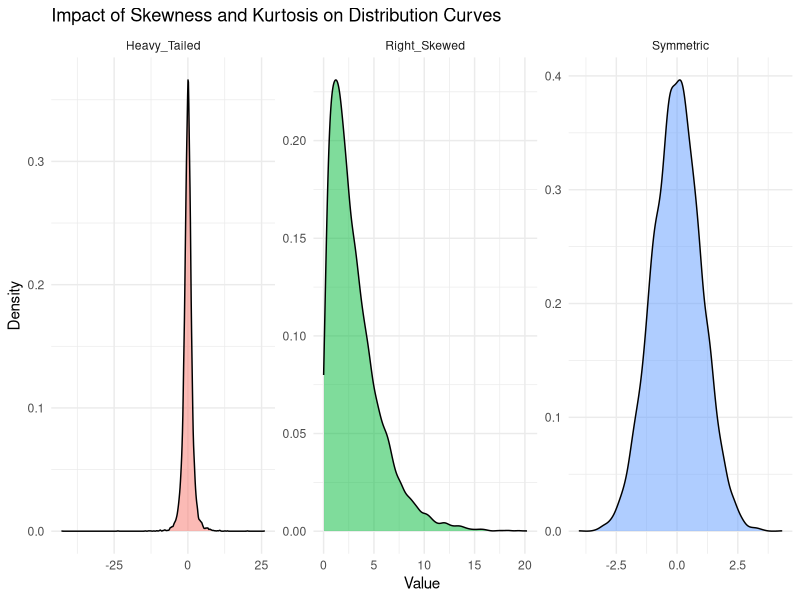
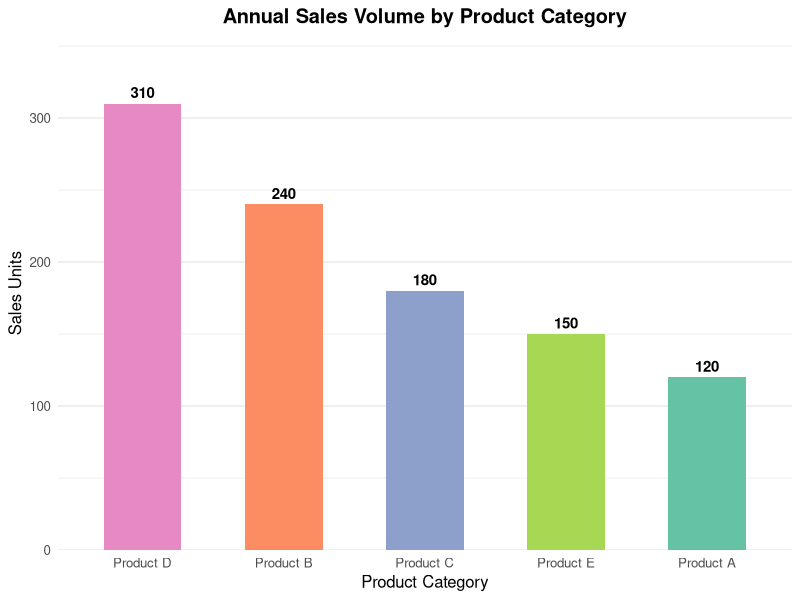
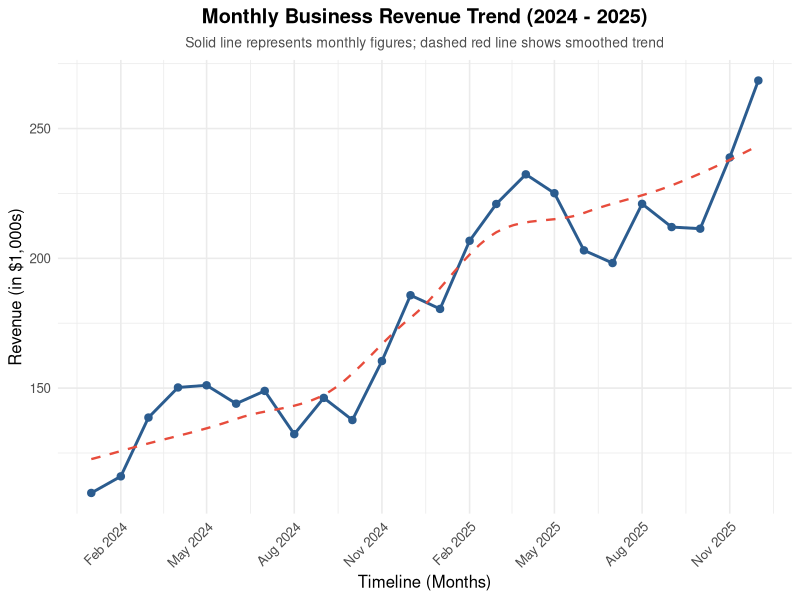
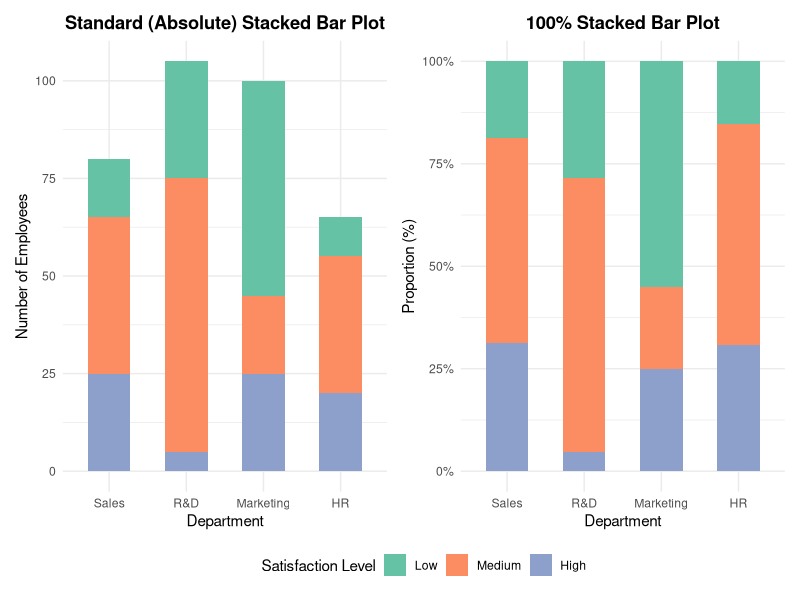
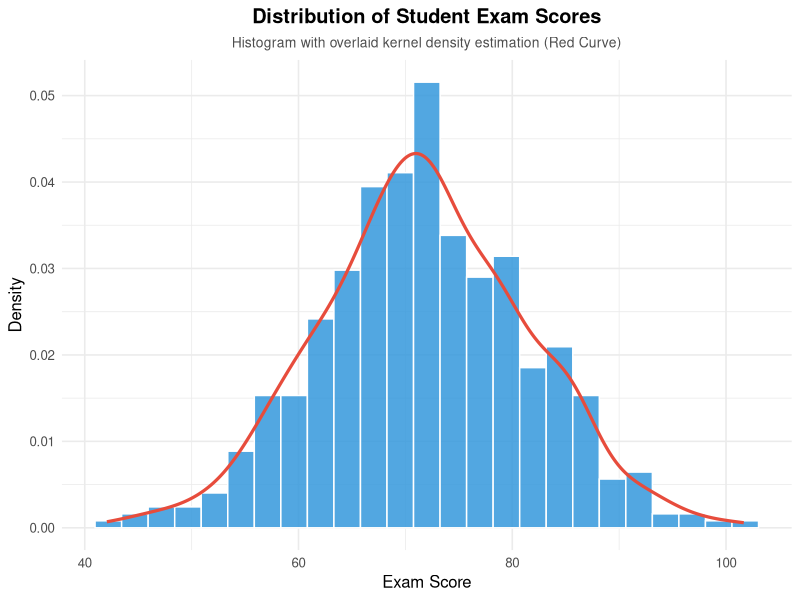
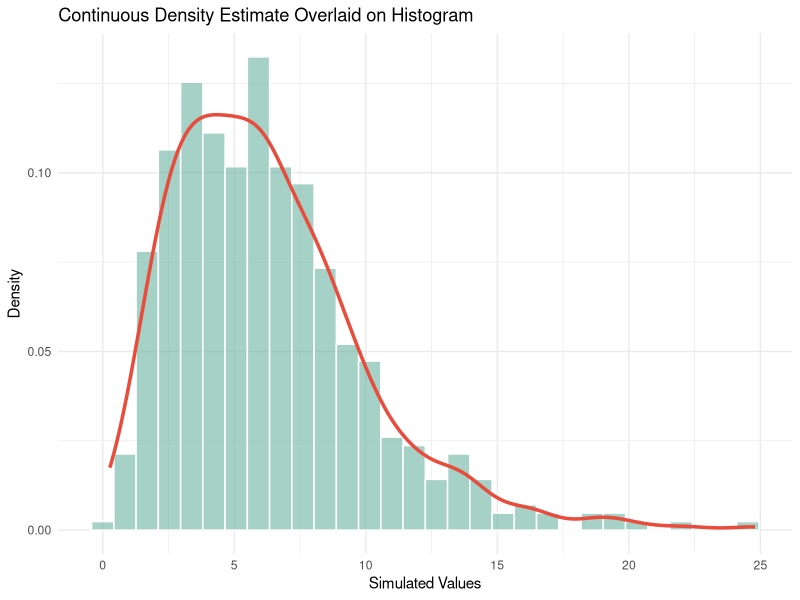
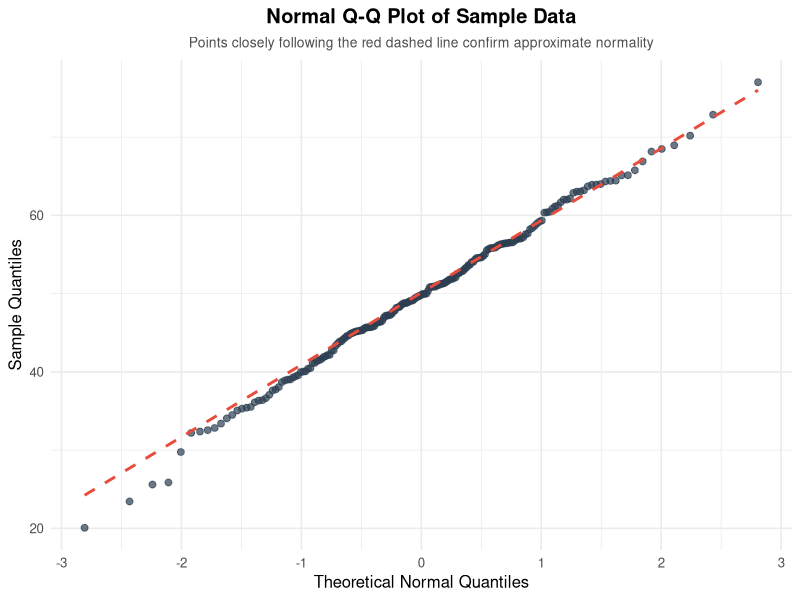
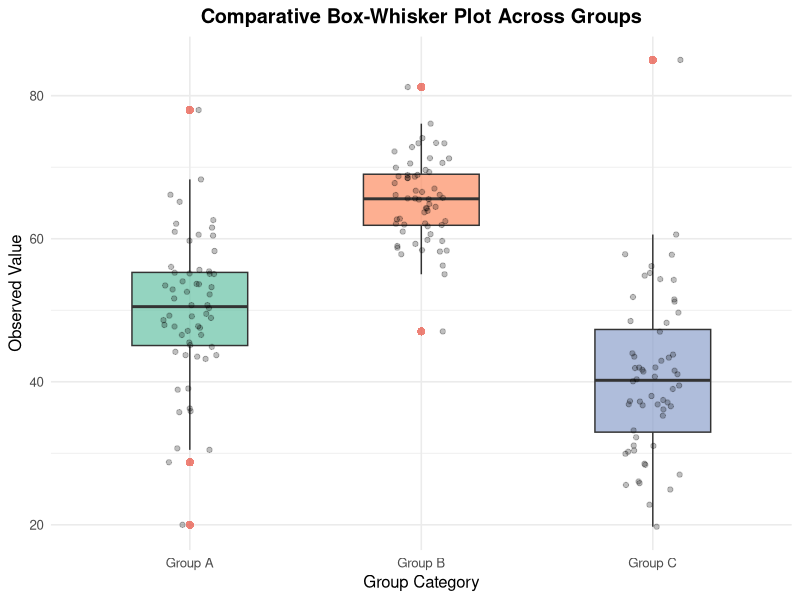

These charts were generated, in order, by the following R code:
## ---- chunk 1
#| echo: false
#| message: false
#| warning: false
#| fig-width: 7
#| fig-height: 4.5
#| fig-align: center

set.seed(42)
library(ggplot2)
library(dplyr)
library(tidyr)
library(e1071)

n_samples <- 10000

df_dist <- data.frame(
  Symmetric = rnorm(n_samples, mean = 0, sd = 1),
  Right_Skewed = rchisq(n_samples, df = 3),
  Heavy_Tailed = rt(n_samples, df = 3) # Leptokurtic
) %>%
  pivot_longer(cols = everything(), names_to = "Distribution", values_to = "Value")

ggplot(df_dist, aes(x = Value, fill = Distribution)) +
  geom_density(alpha = 0.5) +
  facet_wrap(~ Distribution, scales = "free") +
  theme_minimal() +
  labs(
    title = "Impact of Skewness and Kurtosis on Distribution Curves",
    x = "Value",
    y = "Density"
  ) +
  theme(legend.position = "none")
## ---- chunk 2
#| echo: false
#| message: false
#| warning: false
#| fig-width: 7
#| fig-height: 4.5
#| fig-align: center

library(ggplot2)

set.seed(42)
df_bar <- data.frame(
  Category = c("Product A", "Product B", "Product C", "Product D", "Product E"),
  Sales = c(120, 240, 180, 310, 150)
)

ggplot(df_bar, aes(x = reorder(Category, -Sales), y = Sales, fill = Category)) +
  geom_col(show.legend = FALSE, width = 0.55) +
  geom_text(aes(label = Sales), vjust = -0.5, size = 3.8, fontface = "bold") +
  scale_fill_brewer(palette = "Set2") +
  labs(
    title = "Annual Sales Volume by Product Category",
    x = "Product Category",
    y = "Sales Units"
  ) +
  scale_y_continuous(expand = expansion(mult = c(0, 0.15))) +
  theme_minimal(base_size = 12) +
  theme(
    plot.title = element_text(face = "bold", hjust = 0.5),
    panel.grid.major.x = element_blank()
  )
## ---- chunk 3
#| echo: false
#| message: false
#| warning: false
#| fig-width: 7.5
#| fig-height: 4.5
#| fig-align: center

set.seed(42)
dates <- seq.Date(from = as.Date("2024-01-01"), to = as.Date("2025-12-01"), by = "month")
trend <- seq(100, 260, length.out = length(dates))
seasonality <- 25 * sin(seq(0, 4 * pi, length.out = length(dates)))
noise <- rnorm(length(dates), mean = 0, sd = 7)
df_ts <- data.frame(Date = dates, Revenue = trend + seasonality + noise)

ggplot(df_ts, aes(x = Date, y = Revenue)) +
  geom_line(color = "#2b5c8f", linewidth = 1) +
  geom_point(color = "#2b5c8f", size = 2.2) +
  geom_smooth(method = "loess", se = FALSE, color = "#e74c3c", linetype = "dashed", linewidth = 0.8) +
  scale_x_date(date_breaks = "3 months", date_labels = "%b %Y") +
  labs(
    title = "Monthly Business Revenue Trend (2024 - 2025)",
    subtitle = "Solid line represents monthly figures; dashed red line shows smoothed trend",
    x = "Timeline (Months)",
    y = "Revenue (in $1,000s)"
  ) +
  theme_minimal(base_size = 12) +
  theme(
    plot.title = element_text(face = "bold", hjust = 0.5),
    plot.subtitle = element_text(hjust = 0.5, color = "gray30", size = 10),
    axis.text.x = element_text(angle = 45, hjust = 1)
  )
## ---- chunk 4
#| echo: false
#| message: false
#| warning: false
#| fig-width: 9.5
#| fig-height: 4.5
#| fig-align: center

library(patchwork)
library(scales)

set.seed(42)
df_stacked <- expand.grid(
  Department = c("Sales", "R&D", "Marketing", "HR"),
  Satisfaction = c("Low", "Medium", "High")
)
df_stacked$Satisfaction <- factor(df_stacked$Satisfaction, levels = c("Low", "Medium", "High"))
df_stacked$Count <- c(15, 30, 55,  10, 40, 70,  20, 35, 25,  5, 25, 20)

p1 <- ggplot(df_stacked, aes(x = Department, y = Count, fill = Satisfaction)) +
  geom_col(position = "stack", width = 0.55) +
  scale_fill_brewer(palette = "Set2") +
  labs(
    title = "Standard (Absolute) Stacked Bar Plot",
    x = "Department",
    y = "Number of Employees",
    fill = "Satisfaction Level"
  ) +
  theme_minimal(base_size = 11) +
  theme(
    plot.title = element_text(face = "bold", hjust = 0.5),
    legend.position = "bottom"
  )

p2 <- ggplot(df_stacked, aes(x = Department, y = Count, fill = Satisfaction)) +
  geom_col(position = "fill", width = 0.55) +
  scale_y_continuous(labels = scales::percent) +
  scale_fill_brewer(palette = "Set2") +
  labs(
    title = "100% Stacked Bar Plot",
    x = "Department",
    y = "Proportion (%)",
    fill = "Satisfaction Level"
  ) +
  theme_minimal(base_size = 11) +
  theme(
    plot.title = element_text(face = "bold", hjust = 0.5),
    legend.position = "bottom"
  )

p1 + p2 + plot_layout(guides = "collect") & theme(legend.position = "bottom")
## ---- chunk 5
#| echo: false
#| message: false
#| warning: false
#| fig-width: 7
#| fig-height: 4.5
#| fig-align: center

set.seed(42)
scores <- rnorm(500, mean = 72, sd = 10)
df_hist <- data.frame(Score = scores)

ggplot(df_hist, aes(x = Score)) +
  geom_histogram(aes(y = after_stat(density)), bins = 25, fill = "#3498db", color = "white", alpha = 0.85) +
  geom_density(color = "#e74c3c", linewidth = 1.1) +
  labs(
    title = "Distribution of Student Exam Scores",
    subtitle = "Histogram with overlaid kernel density estimation (Red Curve)",
    x = "Exam Score",
    y = "Density"
  ) +
  theme_minimal(base_size = 12) +
  theme(
    plot.title = element_text(face = "bold", hjust = 0.5),
    plot.subtitle = element_text(hjust = 0.5, color = "gray30", size = 10)
  )
## ---- chunk 6
#| echo: false
#| message: false
#| warning: false
#| fig-width: 7
#| fig-height: 4.5
#| fig-align: center

# Simulate skewed continuous data
sim_data <- data.frame(Value = rgamma(500, shape = 3, scale = 2))

# Histogram followed by Density Plot
ggplot(sim_data, aes(x = Value)) +
  geom_histogram(aes(y = after_stat(density)), bins = 30, fill = "#69b3a2", color = "white", alpha = 0.6) +
  geom_density(color = "#e74c3c", linewidth = 1.2) +
  theme_minimal() +
  labs(
    title = "Continuous Density Estimate Overlaid on Histogram",
    x = "Simulated Values",
    y = "Density"
  )
## ---- chunk 7
#| echo: false
#| message: false
#| warning: false
#| fig-width: 7
#| fig-height: 4.5
#| fig-align: center

set.seed(42)
sample_norm <- rnorm(200, mean = 50, sd = 10)
df_qq <- data.frame(Value = sample_norm)

ggplot(df_qq, aes(sample = Value)) +
  stat_qq(color = "#2c3e50", alpha = 0.7, size = 2) +
  stat_qq_line(color = "#e74c3c", linewidth = 1, linetype = "dashed") +
  labs(
    title = "Normal Q-Q Plot of Sample Data",
    subtitle = "Points closely following the red dashed line confirm approximate normality",
    x = "Theoretical Normal Quantiles",
    y = "Sample Quantiles"
  ) +
  theme_minimal(base_size = 12) +
  theme(
    plot.title = element_text(face = "bold", hjust = 0.5),
    plot.subtitle = element_text(hjust = 0.5, color = "gray30", size = 10)
  )
## ---- chunk 8
#| echo: false
#| message: false
#| warning: false
#| fig-width: 7.5
#| fig-height: 4.5
#| fig-align: center

set.seed(42)
df_box <- data.frame(
  Group = factor(rep(c("Group A", "Group B", "Group C"), each = 60)),
  Value = c(
    rnorm(58, mean = 50, sd = 8), 78, 20,
    rnorm(60, mean = 65, sd = 6),
    rnorm(59, mean = 42, sd = 11), 85
  )
)

ggplot(df_box, aes(x = Group, y = Value, fill = Group)) +
  geom_boxplot(alpha = 0.7, outlier.color = "#e74c3c", outlier.shape = 16, outlier.size = 2.5, width = 0.5) +
  geom_jitter(width = 0.12, alpha = 0.25, color = "black") +
  scale_fill_brewer(palette = "Set2") +
  labs(
    title = "Comparative Box-Whisker Plot Across Groups",
    x = "Group Category",
    y = "Observed Value",
    fill = "Group"
  ) +
  theme_minimal(base_size = 12) +
  theme(
    plot.title = element_text(face = "bold", hjust = 0.5),
    legend.position = "none"
  )
## ---- chunk 9
#| echo: false
#| message: false
#| warning: false
#| fig-width: 7
#| fig-height: 4.5
#| fig-align: center

# Simulate bimodal and unimodal data
n <- 300
data_unimodal <- rnorm(n, mean = 50, sd = 10)
data_bimodal <- c(rnorm(n / 2, mean = 35, sd = 5), rnorm(n / 2, mean = 65, sd = 5))

df_box_violin <- data.frame(
  Value = c(data_unimodal, data_bimodal),
  Group = rep(c("Unimodal Group", "Bimodal Group"), each = n)
)

# Violin plot with overlaid boxplot
ggplot(df_box_violin, aes(x = Group, y = Value, fill = Group)) +
  geom_violin(alpha = 0.6, trim = FALSE) +
  geom_boxplot(width = 0.15, fill = "white", outlier.colour = "red") +
  theme_minimal() +
  labs(
    title = "Comparison of Violin Plot and Overlaid Box Plot",
    x = "Group",
    y = "Values"
  ) +
  theme(legend.position = "none")
